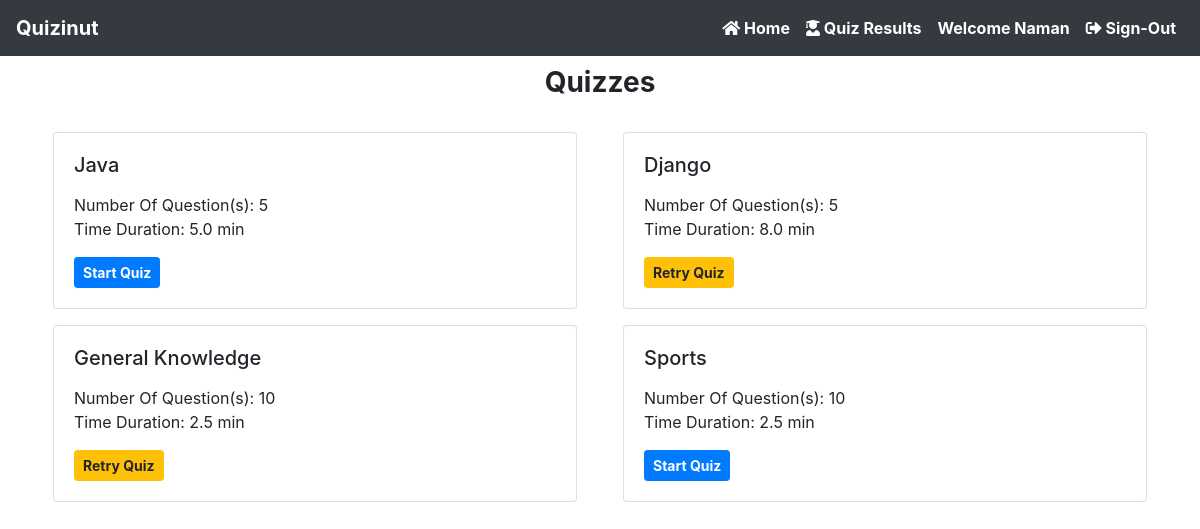
Screenshot of /student-dashboard/ (signed in) with the database file from the repository.
### accounts/models.py (models this page shows)
class CustomUser(AbstractUser):
    role = models.CharField(max_length=20, null=True)

### quiz/models.py (models this page shows, shortened)
class Quiz(models.Model):
    teacher = models.ForeignKey(Teacher, on_delete=models.CASCADE, null=True)
    quiz_name = models.CharField(max_length=200, null=True)
    total_question = models.IntegerField(null=True)
    added_question = models.IntegerField(null=True)
    total_marks = models.IntegerField(null=True)
    time_duration = models.FloatField(null=True)
    timestamp = models.DateTimeField(auto_now_add=True)

### quiz/permission.py (the view)
    def wrap(request, *args, **kwargs):
        if request.user.role == 'student':
            return function(request, *args, **kwargs)
        else:
            raise PermissionDenied

### quiz/permission.py (called while the page is built)
def user_is_student(function):
    def wrap(request, *args, **kwargs):
        if request.user.role == 'student':
            return function(request, *args, **kwargs)
        else:
            raise PermissionDenied
    return wrap

### quiz/templatetags/is_already_attempt.py (called while the page is built)
@register.simple_tag(name='is_job_already_applied')
def is_job_already_applied(quiz_id, student):
    attempt = Result.objects.filter(student__uname=student, quiz__id=quiz_id)
    if attempt:
        return True
    else:
        return False

### quiz/views.py (called while the page is built)
@login_required(login_url='/student-login')
@user_is_student
def student_dashboard(request):
    quizzes = Quiz.objects.all()
    context = {
        'quizzes': quizzes
    }
    return render(request, 'student/student_dashboard.html', context)

### quiz/templates/student/student_dashboard.html (shortened to what this page needs)
{% extends 'common/base.html' %}
{% load static %}
{% load is_already_attempt %}
{% block css %}
    <link rel="stylesheet" href="{% static 'css/student/student_dashboard.css' %}">
{% endblock %}
{% block body %}
    <div class="student-dashboard">
        <div class="container">
            <div class="text-center mb-4">
                <h3 class="font-weight-bold">Quizzes</h3>
            </div>
            <div class="row">
                {% for quiz in quizzes %}
                    {% if quiz.total_question == quiz.added_question %}
                        {% is_job_already_applied quiz.id request.user as already_attempt %}
                        <div class="col-12 col-md-6 col-lg-6">
                            <div class="card m-2">
                                <div class="card-body">
                                    <h5 class="card-title">
                                        {{ quiz.quiz_name }}
                                    </h5>
                                    <p class="card-text">
                                    <div class="">Number Of Question(s): {{ quiz.total_question }}</div>
                                    <div class="">Time Duration: {{ quiz.time_duration }} min</div>
                                    </p>
                                    {% if already_attempt %}
                                        <a href="{% url 'startQuiz' quiz.id %}"
                                           class="btn btn-sm btn-warning font-weight-bold">Retry Quiz</a>
                                    {% else %}
                                        <a href="{% url 'startQuiz' quiz.id %}"
                                           class="btn btn-sm btn-primary font-weight-bold">Start Quiz</a>
                                    {% endif %}
                                </div>
                            </div>
                        </div>
                    {% endif %}
                {% endfor %}
            </div>
        </div>
    </div>
{% endblock %}

### quiz/templates/common/navbar.html (shortened to what this page needs)
<nav class="navbar navbar-expand-lg navbar-dark bg-dark">
    <a class="navbar-brand font-weight-bold" href="{% url 'home' %}">Quizinut</a>
    <div class="collapse navbar-collapse" id="navbarSupportedContent">
        <ul class="navbar-nav ml-auto">
            <li class="nav-item">
                <a class="nav-link active" aria-current="page" href="{% url 'home' %}">
                    <i class="fas fa-home"></i> Home
                </a>
            </li>
            {% if user.is_authenticated %}
                {% if user.role == "student" %}
                    <li class="nav-item">
                        <a class="nav-link active" aria-current="page" href="{% url 'showQuizzesResult' %}">
                            <i class="fas fa-user-graduate"></i> Quiz Results
                        </a>
                    </li>
                {% endif %}
                <li class="nav-item">
                    <a class="nav-link active" aria-current="page">
                         Welcome {{ request.user.first_name }}
                    </a>
                </li>
                <li class="nav-item">
                    <a class="nav-link active" aria-current="page" href="{% url 'logout' %}">
                        <i class="fas fa-sign-out-alt"></i> Sign-Out
                    </a>
                </li>
            {% endif %}
        </ul>
    </div>
</nav>

### quiz/static/css/common/base.css (style rules this page uses)
* { margin: 0; padding: 0; }
.nav-item { color: white !important; font-weight: bold; }

### quiz/static/css/student/student_dashboard.css (style rules this page uses)
.student-dashboard { padding: 10px; }

### rows the page displays
CustomUser: user.first_name "Naman"
Quiz: quiz_name "Java", total_question "5", time_duration "5.0", shows "Start Quiz"
Quiz: quiz_name "Django", total_question "5", time_duration "8.0", shows "Retry Quiz"
Quiz: quiz_name "General Knowledge", total_question "10", time_duration "2.5", shows "Retry Quiz"
Quiz: quiz_name "Sports", total_question "10", time_duration "2.5", shows "Start Quiz"
